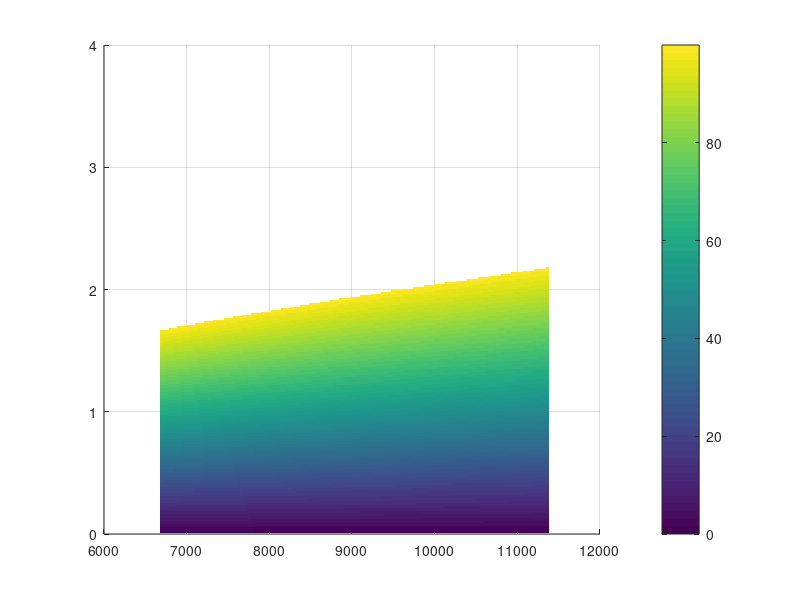

Recreate this plot in MATLAB. (Note: this script raises an error after producing the figure.)
%%% Impulsive Inclination and/or RAAN Maneuver
% Author: Dylan Thomas

% Equations for Delta V of maneuvers are derived from Gauss' Variational
% Equations as shown in Schaub and Alfriend's "Impulsive Feedback to
% Establish Specific Mean Orbital Elements of Spacecraft Formations", 2001
clearvars; clc; delete('*.asv');

%%%%%%%%%%%%%%%%%%%%%%%%%%%%%%%%%%%%%%%%%%%%%%%%%%%%%%%%%%%%%%%%%%%%%%%%%%%
%%% Spacecraft Properties

f1 = 'Name';
f2 = 'M_total';
f3 = 'M_prop';
f4 = 'I_sp';
f5 = 'T_nom';

v1 = {'Aerojet CHAMPS-120XW'};
v2 = {14};      % [kg]
v3 = {1.5};     % [kg]
v4 = {203};     % [s]
v5 = {4*2.79};  % [N]

spacecraft = struct(f1,v1,f2,v2,f3,v3,f4,v4,f5,v5);

%%%%%%%%%%%%%%%%%%%%%%%%%%%%%%%%%%%%%%%%%%%%%%%%%%%%%%%%%%%%%%%%%%%%%%%%%%%
%%% Setting up problem constants, etc.

% Parameter Inputs, constants across all codes
R_eq = 6378.137;                        % [km]          - Equatorial Radius of Earth
mu = 398600;                            % [km^3/s^2]    - Gravitational Parameter of Earth
g = 9.81/1000;                          % [km/s^2]      - Acceleration due to Gravity
nominalPropMass = 1.5;                  % [kg]          - Nominal Propellant Mass
num_pts = 300;                          %               - Num. of points
deg2rad = pi/180;                       % [rad/deg]     - Conversion from radians to degrees

% Orbital properties
ecc = 0;                                %               - Orbit Eccentricity (Constant)
init_alt = linspace(300,5000,num_pts);  % [km]          - Initial Orbit Altitude
R_p = init_alt + R_eq;                  % [km]          - Initial Orbit Perigee
SMA = R_p/(1-ecc);                      % [km]          - Initial Orbit Semi-Major Axis
h = sqrt(mu*SMA*(1-ecc.^2));            % [km^2/sec]    - Initial Orbit Angular Momentum
inc = 51.6*deg2rad;                     % [deg]         - Target Orbit Inclination

%%%% Note:
% Separate parameters for combined maneuver, plot surface of di vs. dOM on
% a certain number of discrete orbit radiuses 
Discrete_Radius = [6800 7500 10000];

% Parameterized variables we're interested in
delta_i_d = linspace(0,4,num_pts);      % [deg]         - Inclination Change
delta_OM_d = linspace(0,4,num_pts);     % [deg]         - RAAN Change

% Convert to radians
delta_i_r = delta_i_d*deg2rad;     
delta_OM_r = delta_OM_d*deg2rad;

% Calculate the DeltaV available with the used thruster
% Ideal Rocket Equation, See Vallado Equation 6-42
Dv_avail = g*spacecraft.I_sp*log(spacecraft.M_total/(spacecraft.M_total-spacecraft.M_prop));

% Cases to consider
method = {'Inclination Maneuver','RAAN Maneuver','Combined Maneuver'};

%%%%%%%%%%%%%%%%%%%%%%%%%%%%%%%%%%%%%%%%%%%%%%%%%%%%%%%%%%%%%%%%%%%%%%%%%%%
%%% Building the design space

% Equation for inclination/RAAN change
% See Schaub & Alfriend, Eq. 9
Dv = @(del_i,del_OM,r,h) (h./r).*sqrt(del_i.^2 + ...
    (del_OM.^2).*sin(inc*ones(num_pts)-del_i).^2);

% Build matrices for orbital element changes
dIncMat = repmat(delta_i_r,num_pts,1);
dRAANMat = repmat(delta_OM_r',1,num_pts);

% Memory allocation
Dv_Req = zeros(num_pts,num_pts,num_pts);
% Calculates each burn's DeltaV and sums them for the total burn DeltaV
for ii=1:num_pts
    Dv_Req(:,:,ii) = Dv(dIncMat,dRAANMat,SMA(ii),h(ii));
end

%%%%%%%%%%%%%%%%%%%%%%%%%%%%%%%%%%%%%%%%%%%%%%%%%%%%%%%%%%%%%%%%%%%%%%%%%%%
%%% Calculate DeltaV & mass percent for each maneuver case

for iter=1:length(method)
    
    % Switch on maneuver case
    maneuver_case  = method{iter};
    switch maneuver_case
        case 'Inclination Maneuver'
            display(method(iter))
            
            % Memory allocation & reset temporary variables
            Mass_percent = zeros(num_pts,num_pts);
            Dv_total = Dv_Req(1,:,:);
            
            % Loop calculates mass percent for each SMA
            for ii=1:num_pts
                
                % Total DeltaV required cannot exceed DeltaV available
                index = Dv_total(1,:,ii)>=Dv_avail;
                Dv_total(1,index,ii) = NaN;
                
                % Determine mass with Ideal Rocket Equation
                M_prop_vec = spacecraft.M_total*(1-exp(-(Dv_total(1,:,ii))/(g*spacecraft.I_sp)));
                Mass_percent(:,ii) = M_prop_vec/nominalPropMass*100;
            end
            
            % Plotting
            figure(iter)
            hold on
            grid on
            surf(SMA,delta_i_d,Mass_percent,'EdgeColor','None')
            c = colorbar;
            c.Label.String = 'Percent Propellant Mass Burned';
            title1 = title(method(iter));
            xl = xlabel('Orbit Radius, [km]');
            yl = ylabel('Inclination Change $\delta i$, [deg]');
            set([title1 xl yl],'interpreter','latex','fontsize',12)
            axis tight
            hold off
          
            %%%%%%%%%%%%%%%%%%%%%%%%%%%%%%%%%%%%%%%%%%%%%%%%%%%%%%%%%%%%%%%
        case 'RAAN Maneuver'
            display(method(iter))
            
            % Memory allocation & reset temporary variables
            Mass_percent = zeros(num_pts,num_pts);
            Dv_total = Dv_Req(:,1,:);
            
            % Loop calculates mass percent for each SMA
            for ii=1:num_pts
                
                % Total DeltaV required cannot exceed DeltaV available
                index = Dv_total(:,1,ii)>=Dv_avail;
                Dv_total(index,1,ii) = NaN;
                
                % Determine mass with Ideal Rocket Equation
                M_prop_vec = spacecraft.M_total*(1-exp(-(Dv_total(:,1,ii))/(g*spacecraft.I_sp)));
                Mass_percent(:,ii) = M_prop_vec/nominalPropMass*100;
            end
            
            % Plotting stuff
            figure(iter)
            hold on
            grid on
            surf(SMA,delta_OM_d,Mass_percent,'EdgeColor','None')
            c = colorbar;
            c.Label.String = 'Percent Propellant Mass Burned';
            title1 = title(method(iter));
            xl = xlabel('Orbit Radius, [km]');
            yl = ylabel('RAAN Change $\delta \Omega$, [deg]');
            set([title1 xl yl],'interpreter','latex','fontsize',12)
            axis tight
            hold off
            
            %%%%%%%%%%%%%%%%%%%%%%%%%%%%%%%%%%%%%%%%%%%%%%%%%%%%%%%%%%%%%%%
        case 'Combined Maneuver'
            display(method(iter))
            
            % Determine the discrete SMA to calculate, get angular momentum
            SMA = Discrete_Radius/(1-ecc);
            h = sqrt(mu*SMA*(1-ecc.^2)); 
            
            Dv_Req = zeros(num_pts,num_pts,length(SMA));
            % Recalculates DeltaV required at discrete SMA
            for ii=1:length(SMA)
                Dv_Req(:,:,ii) = Dv(dIncMat,dRAANMat,SMA(ii),h(ii));
            end
            
            % Memory allocation & reset temporary variables
            Mass_percent = zeros(num_pts,num_pts);
            Dv_total = Dv_Req;
            
            % Loop calculates mass percent for each SMA
            for ii=1:length(SMA)
                
                % Delta V required cannot exceed Delta V available
                index = Dv_total(:,:,ii)>=Dv_avail;
                for kk=1:num_pts
                    for jj=1:num_pts
                        if Dv_total(kk,jj,ii)>=Dv_avail
                            Dv_total(kk,jj,ii) = NaN;
                        end
                    end
                end
                
                % Determine mass with Ideal Rocket Equation
                M_prop_vec = spacecraft.M_total*(1-exp(-(Dv_total(:,:,ii))/(g*spacecraft.I_sp)));
                Mass_percent(:,:,ii) = M_prop_vec/nominalPropMass*100;
                
                % Plotting
                figure(iter+ii-1)
                hold on
                grid on
                surf(delta_i_d,delta_OM_d,Mass_percent(:,:,ii),'EdgeColor','None')
%                 colormap(gray)
                c = colorbar;
                c.Label.String = 'Percent Propellant Mass Burned';
                title1 = title(strcat(method(iter), ', $a=',num2str(SMA(ii)),'$'));
                xl = xlabel('Inclination Change $\delta i$, [deg]');
                yl = ylabel('RAAN Change $\delta \Omega$, [deg]');
                set([title1 xl yl],'interpreter','latex','fontsize',12)
                axis tight
                hold off
            end         
    end

end

